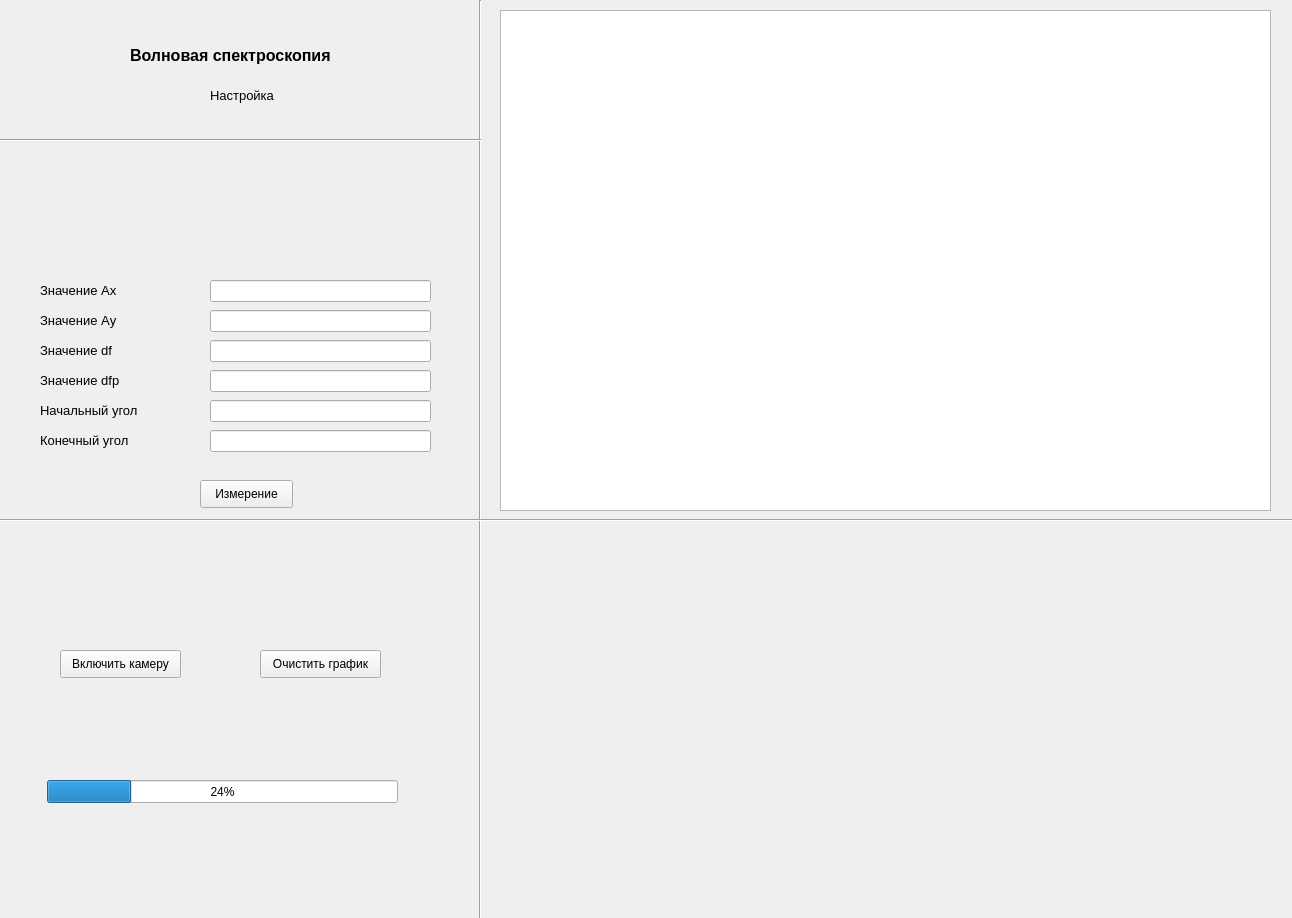
<?xml version="1.0" encoding="UTF-8"?>
<ui version="4.0">
 <class>Form</class>
 <widget class="QWidget" name="Form">
  <property name="geometry">
   <rect>
    <x>0</x>
    <y>0</y>
    <width>1292</width>
    <height>918</height>
   </rect>
  </property>
  <property name="windowTitle">
   <string>Form</string>
  </property>
  <widget class="QLabel" name="label">
   <property name="geometry">
    <rect>
     <x>130</x>
     <y>30</y>
     <width>261</width>
     <height>51</height>
    </rect>
   </property>
   <property name="font">
    <font>
     <pointsize>12</pointsize>
     <weight>75</weight>
     <italic>false</italic>
     <bold>true</bold>
    </font>
   </property>
   <property name="text">
    <string>Волновая спектроскопия</string>
   </property>
  </widget>
  <widget class="QLabel" name="label_2">
   <property name="geometry">
    <rect>
     <x>210</x>
     <y>80</y>
     <width>81</width>
     <height>31</height>
    </rect>
   </property>
   <property name="font">
    <font>
     <pointsize>10</pointsize>
    </font>
   </property>
   <property name="text">
    <string>Настройка</string>
   </property>
  </widget>
  <widget class="QLineEdit" name="ax_input">
   <property name="geometry">
    <rect>
     <x>210</x>
     <y>280</y>
     <width>221</width>
     <height>22</height>
    </rect>
   </property>
  </widget>
  <widget class="QLabel" name="value_ax">
   <property name="geometry">
    <rect>
     <x>40</x>
     <y>280</y>
     <width>101</width>
     <height>21</height>
    </rect>
   </property>
   <property name="font">
    <font>
     <pointsize>10</pointsize>
    </font>
   </property>
   <property name="text">
    <string>Значение Аx</string>
   </property>
  </widget>
  <widget class="QLabel" name="value_ay">
   <property name="geometry">
    <rect>
     <x>40</x>
     <y>310</y>
     <width>101</width>
     <height>21</height>
    </rect>
   </property>
   <property name="font">
    <font>
     <pointsize>10</pointsize>
    </font>
   </property>
   <property name="text">
    <string>Значение Аy</string>
   </property>
  </widget>
  <widget class="QLineEdit" name="ay_input">
   <property name="geometry">
    <rect>
     <x>210</x>
     <y>310</y>
     <width>221</width>
     <height>22</height>
    </rect>
   </property>
  </widget>
  <widget class="QLineEdit" name="df_input">
   <property name="geometry">
    <rect>
     <x>210</x>
     <y>340</y>
     <width>221</width>
     <height>22</height>
    </rect>
   </property>
  </widget>
  <widget class="QLabel" name="value_df">
   <property name="geometry">
    <rect>
     <x>40</x>
     <y>340</y>
     <width>101</width>
     <height>21</height>
    </rect>
   </property>
   <property name="font">
    <font>
     <pointsize>10</pointsize>
    </font>
   </property>
   <property name="text">
    <string>Значение df</string>
   </property>
  </widget>
  <widget class="QLabel" name="label_6">
   <property name="geometry">
    <rect>
     <x>40</x>
     <y>370</y>
     <width>111</width>
     <height>21</height>
    </rect>
   </property>
   <property name="font">
    <font>
     <pointsize>10</pointsize>
    </font>
   </property>
   <property name="text">
    <string>Значение dfp</string>
   </property>
  </widget>
  <widget class="QLineEdit" name="dfp_input">
   <property name="geometry">
    <rect>
     <x>210</x>
     <y>370</y>
     <width>221</width>
     <height>22</height>
    </rect>
   </property>
  </widget>
  <widget class="QLineEdit" name="initial_angle_input">
   <property name="geometry">
    <rect>
     <x>210</x>
     <y>400</y>
     <width>221</width>
     <height>22</height>
    </rect>
   </property>
  </widget>
  <widget class="QLabel" name="initial_angle">
   <property name="geometry">
    <rect>
     <x>40</x>
     <y>400</y>
     <width>131</width>
     <height>21</height>
    </rect>
   </property>
   <property name="font">
    <font>
     <pointsize>10</pointsize>
    </font>
   </property>
   <property name="text">
    <string>Начальный угол</string>
   </property>
  </widget>
  <widget class="QLabel" name="end_angle">
   <property name="geometry">
    <rect>
     <x>40</x>
     <y>430</y>
     <width>121</width>
     <height>21</height>
    </rect>
   </property>
   <property name="font">
    <font>
     <pointsize>10</pointsize>
    </font>
   </property>
   <property name="text">
    <string>Конечный угол</string>
   </property>
  </widget>
  <widget class="QLineEdit" name="end_angle_input">
   <property name="geometry">
    <rect>
     <x>210</x>
     <y>430</y>
     <width>221</width>
     <height>22</height>
    </rect>
   </property>
  </widget>
  <widget class="Line" name="line">
   <property name="geometry">
    <rect>
     <x>470</x>
     <y>0</y>
     <width>20</width>
     <height>921</height>
    </rect>
   </property>
   <property name="orientation">
    <enum>Qt::Vertical</enum>
   </property>
  </widget>
  <widget class="Line" name="line_2">
   <property name="geometry">
    <rect>
     <x>-10</x>
     <y>130</y>
     <width>491</width>
     <height>20</height>
    </rect>
   </property>
   <property name="orientation">
    <enum>Qt::Horizontal</enum>
   </property>
  </widget>
  <widget class="Line" name="line_3">
   <property name="geometry">
    <rect>
     <x>0</x>
     <y>510</y>
     <width>1311</width>
     <height>20</height>
    </rect>
   </property>
   <property name="orientation">
    <enum>Qt::Horizontal</enum>
   </property>
  </widget>
  <widget class="QGraphicsView" name="graphicsView">
   <property name="geometry">
    <rect>
     <x>500</x>
     <y>10</y>
     <width>771</width>
     <height>501</height>
    </rect>
   </property>
  </widget>
  <widget class="QPushButton" name="set_values">
   <property name="geometry">
    <rect>
     <x>200</x>
     <y>480</y>
     <width>93</width>
     <height>28</height>
    </rect>
   </property>
   <property name="text">
    <string>Измерение</string>
   </property>
  </widget>
  <widget class="QLabel" name="label_video">
   <property name="geometry">
    <rect>
     <x>500</x>
     <y>540</y>
     <width>751</width>
     <height>341</height>
    </rect>
   </property>
   <property name="text">
    <string/>
   </property>
  </widget>
  <widget class="QPushButton" name="simulation">
   <property name="geometry">
    <rect>
     <x>60</x>
     <y>650</y>
     <width>121</width>
     <height>28</height>
    </rect>
   </property>
   <property name="text">
    <string>Включить камеру</string>
   </property>
  </widget>
  <widget class="QPushButton" name="clear_graph">
   <property name="geometry">
    <rect>
     <x>260</x>
     <y>650</y>
     <width>121</width>
     <height>28</height>
    </rect>
   </property>
   <property name="text">
    <string>Очистить график</string>
   </property>
  </widget>
  <widget class="QProgressBar" name="set_progress_bar">
   <property name="geometry">
    <rect>
     <x>47</x>
     <y>780</y>
     <width>351</width>
     <height>23</height>
    </rect>
   </property>
   <property name="value">
    <number>24</number>
   </property>
  </widget>
 </widget>
 <resources/>
 <connections/>
</ui>
